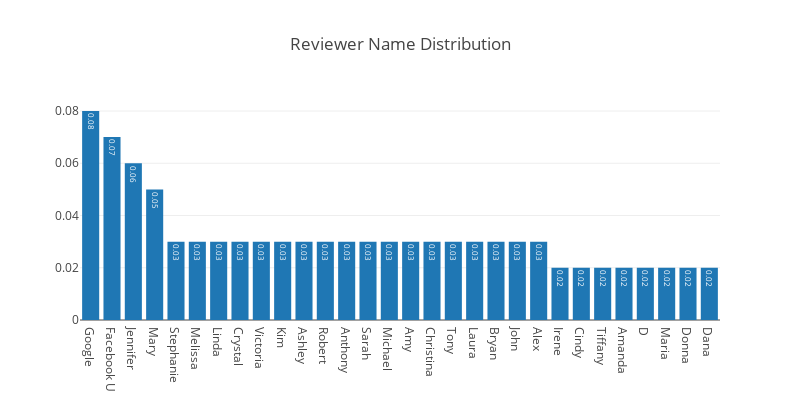

Notebook cell for this chart:
### Code cell
temp = df.Reviewer_Name.value_counts()[:30]
trace = go.Bar(x=temp.index,
               y= np.round(temp.astype(float)/temp.values.sum(),2),
               text = np.round(temp.astype(float)/temp.values.sum(),2),
               textposition = 'inside',
               name = 'Reviewer_Name')
data = [trace]
layout = go.Layout(
    autosize=False,
    width=800,
    height=400,title = "Reviewer Name Distribution"
)
#
#
fig = go.Figure(data=data, layout=layout)
iplot(fig)

### Figure 1 — Plotly figure (JSON) as saved in the notebook; plotly's stock layout.template omitted (floating-point values rounded to 4 significant figures)
{"data": [{"name": "Reviewer_Name", "text": [0.08, 0.07, 0.06, 0.05, 0.03, 0.03, 0.03, 0.03, 0.03, 0.03, 0.03, 0.03, 0.03, 0.03, 0.03, 0.03, 0.03, 0.03, 0.03, 0.03, 0.03, 0.03, 0.02, 0.02, 0.02, 0.02, 0.02, 0.02, 0.02, 0.02], "textposition": "inside", "type": "bar", "uid": "83709f8c-e06d-46ba-94e9-3943b6f59d0a", "x": ["Google", "Facebook U", "Jennifer", "Mary", "Stephanie", "Melissa", "Linda", "Crystal", "Victoria", "Kim", "Ashley", "Robert", "Anthony", "Sarah", "Michael", "Amy", "Christina", "Tony", "Laura", "Bryan", "John", "Alex", "Irene", "Cindy", "Tiffany", "Amanda", "D", "Maria", "Donna", "Dana"], "y": [0.08, 0.07, 0.06, 0.05, 0.03, 0.03, 0.03, 0.03, 0.03, 0.03, 0.03, 0.03, 0.03, 0.03, 0.03, 0.03, 0.03, 0.03, 0.03, 0.03, 0.03, 0.03, 0.02, 0.02, 0.02, 0.02, 0.02, 0.02, 0.02, 0.02]}], "layout": {"autosize": false, "height": 400, "title": {"text": "Reviewer Name Distribution"}, "width": 800}}
